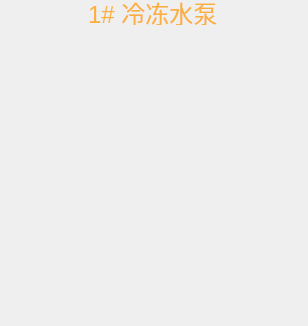
<?xml version="1.0" encoding="UTF-8"?>
<ui version="4.0">
 <class>ChilledBump</class>
 <widget class="QWidget" name="ChilledBump">
  <property name="geometry">
   <rect>
    <x>0</x>
    <y>0</y>
    <width>308</width>
    <height>326</height>
   </rect>
  </property>
  <property name="windowTitle">
   <string>Form</string>
  </property>
  <property name="styleSheet">
   <string notr="true">border-style:none;</string>
  </property>
  <widget class="QFrame" name="frame">
   <property name="geometry">
    <rect>
     <x>0</x>
     <y>20</y>
     <width>308</width>
     <height>301</height>
    </rect>
   </property>
   <property name="styleSheet">
    <string notr="true">#frame{
background:transparent;
border-image: url(:/UI/Widget/System_Bump_3.png);}</string>
   </property>
   <property name="frameShape">
    <enum>QFrame::StyledPanel</enum>
   </property>
   <property name="frameShadow">
    <enum>QFrame::Raised</enum>
   </property>
  </widget>
  <widget class="QLabel" name="label">
   <property name="geometry">
    <rect>
     <x>88</x>
     <y>0</y>
     <width>129</width>
     <height>25</height>
    </rect>
   </property>
   <property name="palette">
    <palette>
     <active>
      <colorrole role="WindowText">
       <brush brushstyle="SolidPattern">
        <color alpha="255">
         <red>252</red>
         <green>175</green>
         <blue>62</blue>
        </color>
       </brush>
      </colorrole>
     </active>
     <inactive>
      <colorrole role="WindowText">
       <brush brushstyle="SolidPattern">
        <color alpha="255">
         <red>252</red>
         <green>175</green>
         <blue>62</blue>
        </color>
       </brush>
      </colorrole>
     </inactive>
     <disabled>
      <colorrole role="WindowText">
       <brush brushstyle="SolidPattern">
        <color alpha="255">
         <red>190</red>
         <green>190</green>
         <blue>190</blue>
        </color>
       </brush>
      </colorrole>
     </disabled>
    </palette>
   </property>
   <property name="font">
    <font>
     <pointsize>18</pointsize>
    </font>
   </property>
   <property name="text">
    <string>1# 冷冻水泵</string>
   </property>
  </widget>
 </widget>
 <resources/>
 <connections/>
</ui>
